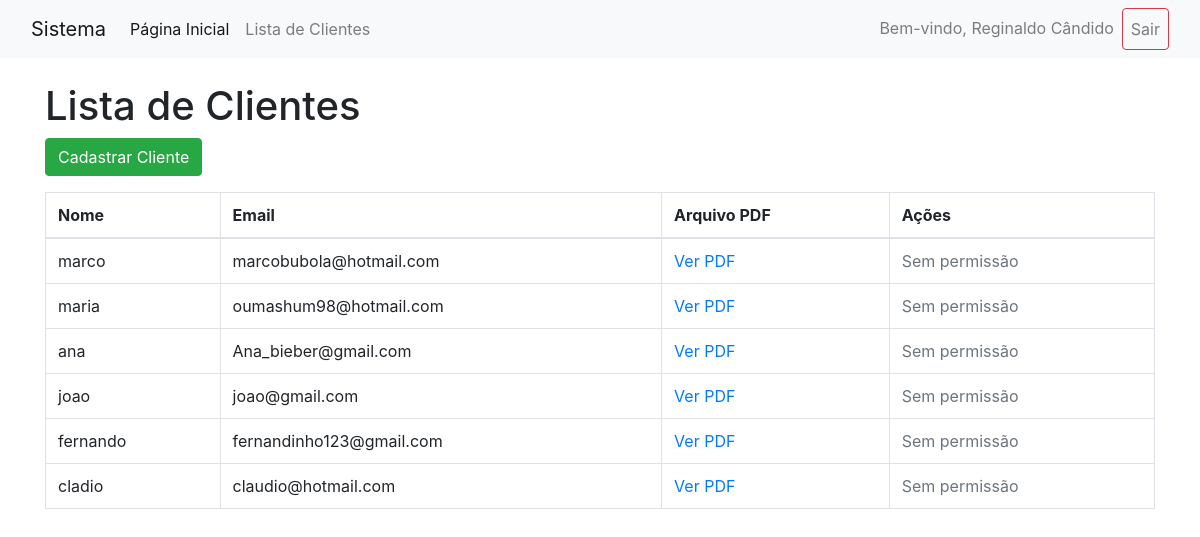
The page /cadastro_cliente/lista_clientes.php (signed in) on the database its author committed.
### tables this page shows
CREATE TABLE `clientes` (
  `id` int NOT NULL AUTO_INCREMENT,
  `nome` varchar(255) NOT NULL,
  `email` varchar(255) NOT NULL,
  `pdf` varchar(255) NOT NULL,
  PRIMARY KEY (`id`)
);

### cadastro_cliente/lista_clientes.php (the view, shortened to what this page needs)
<?php
include 'conexao.php';
include 'menu.php';
$clientes = $conn->query("SELECT * FROM clientes")->fetchAll(PDO::FETCH_ASSOC);
?>
<!DOCTYPE html>
<html lang="pt-br">
<head>
    <link rel="stylesheet" href="https://maxcdn.bootstrapcdn.com/bootstrap/4.5.2/css/bootstrap.min.css">
</head>
<body>
    <div class="container">
        <h1 class="mt-4">Lista de Clientes</h1>
        <a href="cadastrar.php" class="btn btn-success mb-3">Cadastrar Cliente</a>
        <table class="table table-bordered">
            <thead>
                <tr>
                    <th>Nome</th>
                    <th>Email</th>
                    <th>Arquivo PDF</th>
                    <th>Ações</th>
                </tr>
            </thead>
            <tbody>
                <?php foreach ($clientes as $cliente): ?>
                    <tr>
                        <td><?= htmlspecialchars($cliente['nome']) ?></td>
                        <td><?= htmlspecialchars($cliente['email']) ?></td>
                        <td><a href="uploads/<?= htmlspecialchars($cliente['pdf']) ?>" target="_blank">Ver PDF</a></td>
                        <td>
                            <?php if ($_SESSION['nivel_acesso'] == 'ADMINISTRADOR'): ?>
                                <a href="editar.php?id=<?= $cliente['id'] ?>" class = "btn btn-warning">Editar</a>
                                <a href="excluir.php?id=<?= $cliente['id'] ?>" class="btn btn-danger" onclick="return confirm('A exclusão será permanente! Tem certeza disso?')">Excluir</a>
                                <?php else: ?>
                                    <span class="text-muted">Sem permissão</span>
                                        <?php endif; ?>
                        </td>
                    </tr>
                    <?php endforeach; ?>
            </tbody>
        </table>
    </div>
</body>
</html>

### rows shown on the page
clientes: nome "marco", email "marcobubola@hotmail.com"
clientes: nome "maria", email "oumashum98@hotmail.com"
clientes: nome "ana", email "Ana_bieber@gmail.com"
clientes: nome "joao", email "joao@gmail.com"
clientes: nome "fernando", email "fernandinho123@gmail.com"
clientes: nome "cladio", email "claudio@hotmail.com"

### other values the page prints
$_SESSION['nome_usuario'] "Reginaldo Cândido"
